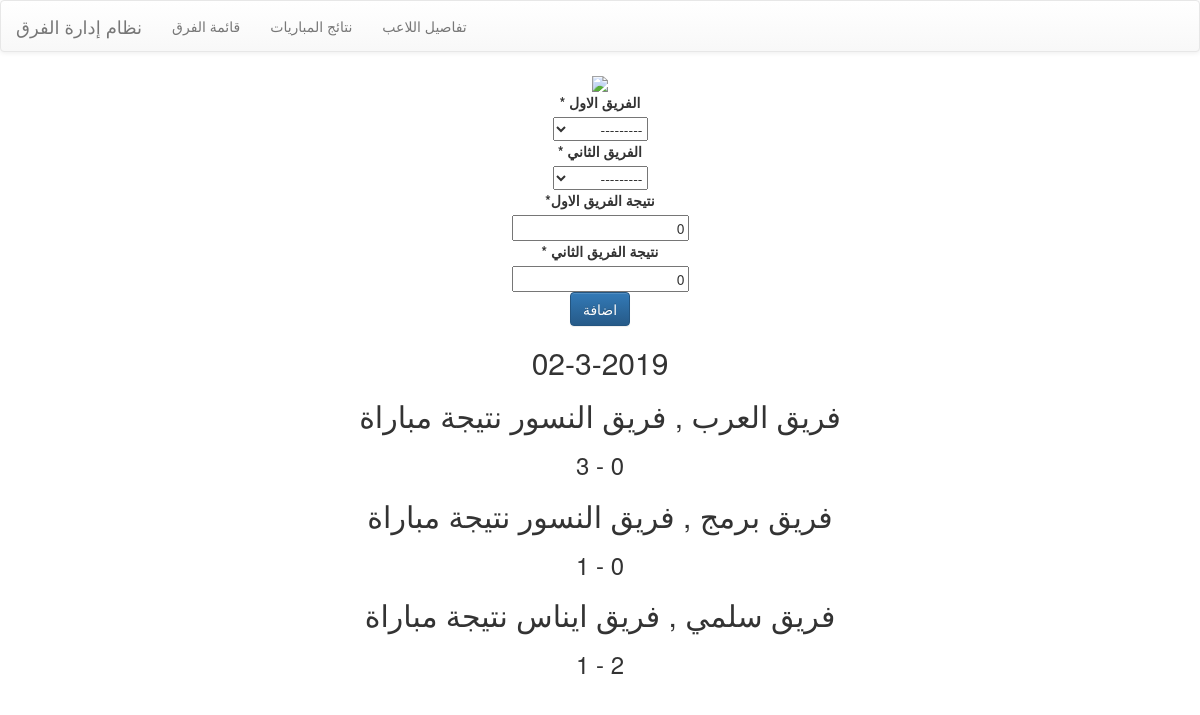
The page /scores/ on the database its author committed.
### Myapp/models.py (models this page shows, shortened)
class GameScore(models.Model):
    first_team_relation = models.ForeignKey(Team, related_name='first_team',null= False, on_delete=models.CASCADE)
    second_team_relation = models.ForeignKey(Team, related_name='second_team', null=False, on_delete=models.CASCADE)
    first_team_score = models.IntegerField(default=0)
    second_team_score = models.IntegerField(default=0)
    game_date = models.DateTimeField(auto_now=True)

class Team(models.Model):
    name = models.CharField(max_length=256, unique=True)
    details = models.TextField()
    def __str__(self):
        return self.name

### Myapp/views.py (the view, shortened to what this page needs)
# urls.py: path('scores/', ScoresListView.as_view(), name='scores-list-view'),
class ScoresListView(ListView):
    model = GameScore
    template_name = 'score_list.html'
    context_object_name = 'scores'
    def get_context_data(self, **kwargs):
        context = super(ScoresListView, self).get_context_data(**kwargs)
        context['form'] = ScoreModelForm()
        return context

### Myapp/forms.py
class ScoreModelForm(ModelForm):
    def __init__(self, *args, **kwargs):
        super(ScoreModelForm,self).__init__( *args, **kwargs)
        self.helper = FormHelper(self)
        self.helper.layout.append(Submit('submit','اضافة'))
    class Meta:
        model = GameScore
        exclude = ['game_date']
        labels = {
            'first_team_relation': 'الفريق الاول ',
            'second_team_relation': 'الفريق الثاني ',
            'first_team_score': 'نتيجة الفريق الاول',
            'second_team_score': 'نتيجة الفريق الثاني '
        }

### Myapp/templates/score_list.html (shortened to what this page needs)
{% extends 'base.html' %}
{% load  static %}
{% block content %}
<div align="center">
    <img class="icon-width" src="{% static 'images/ic_game_score.png' %}"/>
</div>
<div align="center">
    {% include 'add_score.html' %}
</div>
{% for score in scores %}
<div align="center">
    {% ifchanged %}
    <h2>{{ score.game_date|date:'d-n-Y' }}</h2>
    {% endifchanged %}
    <h2>{{ score.second_team_relation.name }} , {{ score.first_team_relation.name }} نتيجة مباراة  </h2>
    <h3>{{ score.first_team_score }} - {{ score.second_team_score }} </h3>
</div>
{% endfor %}
{% endblock %}

### static/style.css (style rules this page uses)
body { background-image: url('../static/images/bg_pattern.png'); background-position: center; background-attachment: scroll; Background-repeat: no-repeat; }
.icon-width { width: 30%; }

### rows shown on the page
GameScore: game_date "02-3-2019", second_team_relation.name "فريق العرب", first_team_relation.name "فريق النسور", second_team_score "3"
GameScore: second_team_relation.name "فريق برمج", first_team_relation.name "فريق النسور", second_team_score "1"
GameScore: second_team_relation.name "فريق سلمي", first_team_relation.name "فريق ايناس", second_team_score "1"
